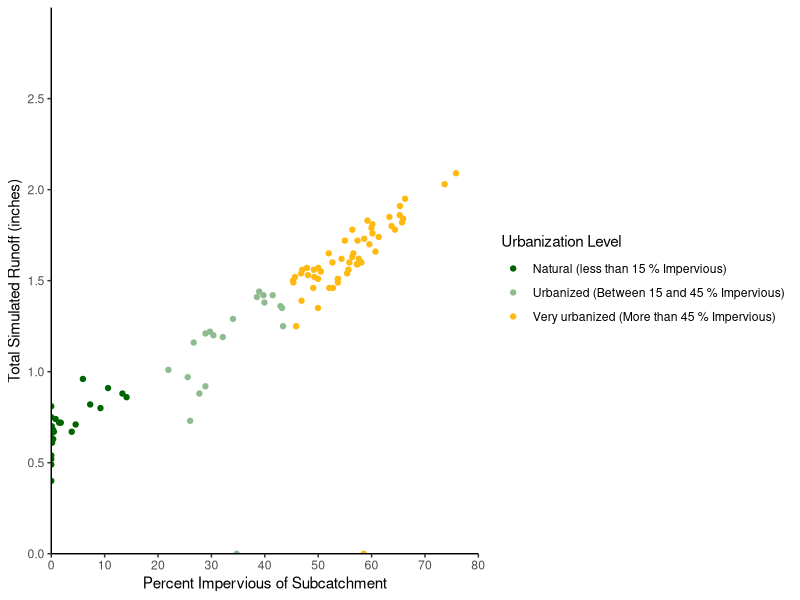

This figure's R source: (Note: this script raises an error after producing the figure.)
## ---- chunk 1
knitr::opts_chunk$set(echo = TRUE)
## ---- chunk 2
library(tidyverse)
## ---- chunk 3
subcatch<- read_csv("subcatchments_all.csv") %>% 
  mutate(subcatchment= OBJECTID_1) %>% 
  select(subcatchment, Curve_Number, Slope, percent_imp, Area_sqft)
  

swm_results<-read_csv("wailupe_success_020920.csv")

results<- merge(subcatch, swm_results, by = "subcatchment") %>% 
  mutate(runoff_normalized= 
           total_runoff_in/Area_sqft) %>% 
  mutate(Urbanization_level= 
           case_when(
             percent_imp <15 |percent_imp == 15 ~ "Natural (less than 15 % Impervious)",
             percent_imp >15 & percent_imp <45 ~ "Urbanized (Between 15 and 45 % Impervious)",
             percent_imp >44.9999 ~ "Very urbanized (More than 45 % Impervious)"
             )
           )


runoff_imp_graph<- results %>% 
  ggplot(aes(x=percent_imp, y=total_runoff_in))+
  geom_point(aes(color=Urbanization_level))+
  labs(x= "Percent Impervious of Subcatchment", y= "Total Simulated Runoff (inches)")+
  scale_y_continuous(limits= c(0,3), breaks= seq(0,2.5, by= 0.5),expand= c(0,0))+
  scale_x_continuous(limits= c(0,80), breaks= seq(0,80, by= 10),expand= c(0,0))+
  scale_color_manual(name= "Urbanization Level", values= c("darkgreen", "darkseagreen", "darkgoldenrod1"))+
  theme_classic()


runoff_imp_graph

## ---- chunk 4
#graph observed vs simulated

observed<- read_csv("c35_observed.csv")
simulated <- read_csv("C35_simulated.csv")

discharge<- merge(observed, simulated, by = "time_step")

summary(discharge)

graph<- discharge(discharge, aes(x=time_step, y=discharge_obs_cfs))+
  geom_line()
  
calibrate_graph<- discharge %>% 
  ggplot()+
  geom_line(aes(x=time_step, y=discharge_obs_cfs), color="darkseagreen")+
  geom_line(aes(x=time_step, y=simulated_flow_cfs), color= "darkgoldenrod1")+
  theme_classic()+
  labs(x="Time (hours)", y="Discharge (cfs)")+
  scale_y_continuous(limits= c(0,275), breaks= seq(0,250, by= 25),expand= c(0,0))+
  scale_x_continuous(limits= c(0,22), breaks= seq(0,22, by= 2),expand= c(0,0))+
  annotate("text", label= "Observed", x=19.5, y=65, size=3.5)+
  annotate("text", label= "Simulated", x=19.5, y=25, size=3.5)
 

calibrate_graph  

